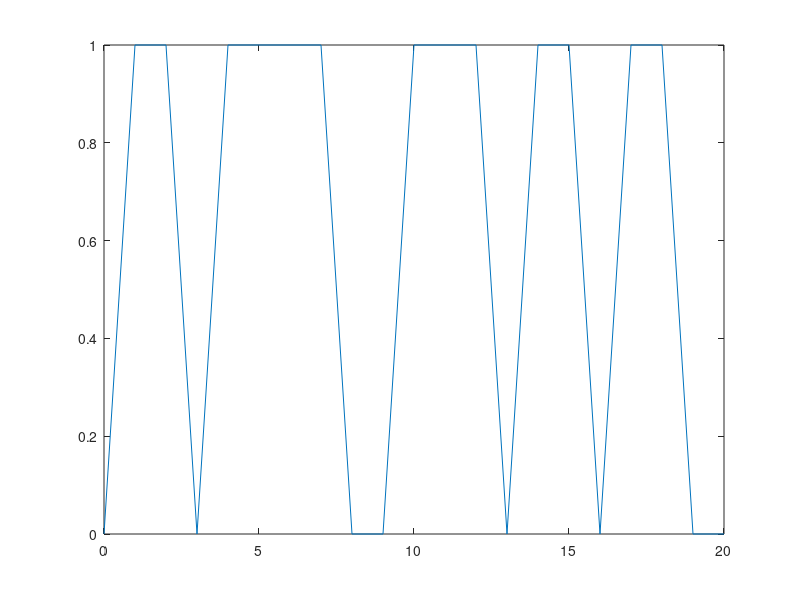

Source code (MATLAB): (Note: this script raises an error after producing the figure.)
clf;

x = 0:20;

rng(1);
y = rand(size(x)) > 0.3;

plot(x, y, '-');

mask = y;

color = hex2rgb('2596be');

aa = AutoAxis();
aa.addColorStrip("x", position=x, indicator=~mask, Color=color);
aa.addColorStrip("x", position=x, indicator=mask, Color=color, otherSide=true);

aa.update();